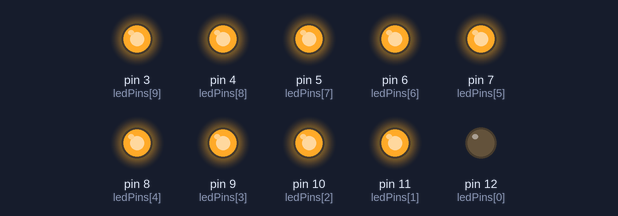
Simulated run of this sketch. Board: Arduino Uno, built with avr-gcc and run on an emulated ATmega328P. Shown: output pins drawn as LEDs (lit = HIGH). Random numbers use the default seed unless the sketch sets one.

Above: at 0.05 s.
At 0.65 s:
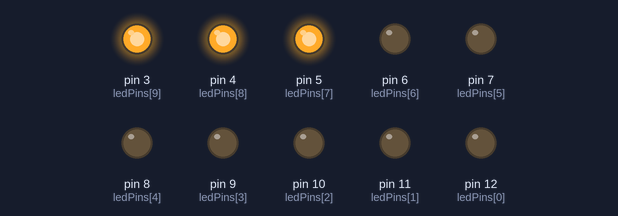
At 1.15 s:
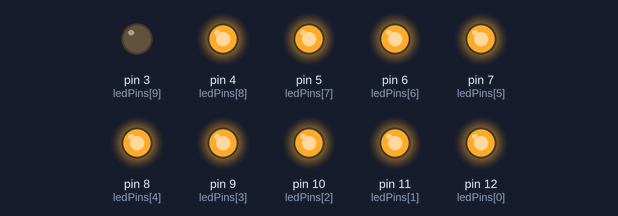
At 2.35 s:
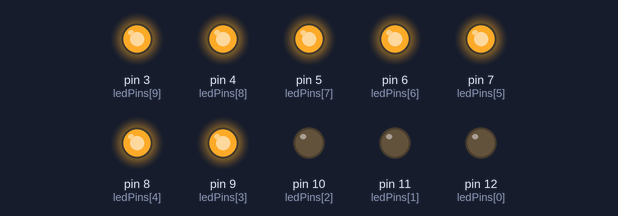
At 3.55 s:
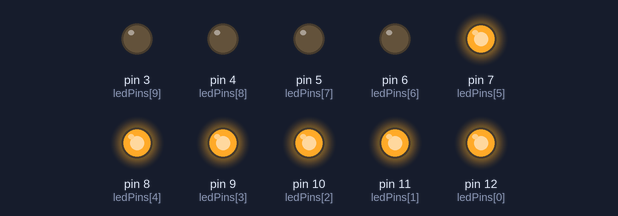
At 4.75 s:
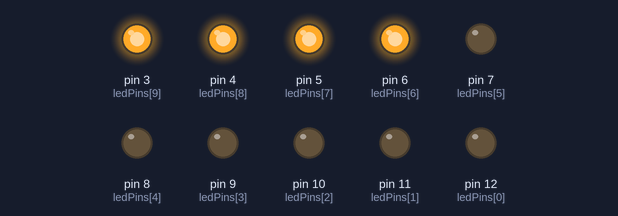
Timing chart, 0 to 5.0 s (numbered marks = the images above):
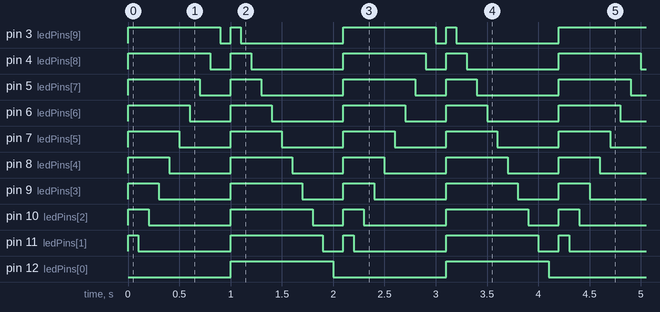

Measured:
- by itself, pin 3 (ledPins[9]): repeats every 2.1 s: HIGH 0.10 s, LOW 1.0 s, HIGH 0.90 s, LOW 0.10 s
- by itself, pin 4 (ledPins[8]): repeats every 2.1 s: HIGH 0.20 s, LOW 0.90 s, HIGH 0.80 s, LOW 0.20 s
- by itself, pin 5 (ledPins[7]): repeats every 2.1 s: HIGH 0.30 s, LOW 0.80 s, HIGH 0.70 s, LOW 0.30 s
- by itself, pin 6 (ledPins[6]): repeats every 2.1 s: HIGH 0.40 s, LOW 0.70 s, HIGH 0.60 s, LOW 0.40 s
- by itself, pin 7 (ledPins[5]): alternates HIGH for 0.50 s and LOW for 0.55 s
- by itself, pin 8 (ledPins[4]): repeats every 2.1 s: HIGH 0.60 s, LOW 0.50 s, HIGH 0.40 s, LOW 0.60 s
- by itself, pin 9 (ledPins[3]): repeats every 2.1 s: HIGH 0.70 s, LOW 0.40 s, HIGH 0.30 s, LOW 0.70 s
- by itself, pin 10 (ledPins[2]): repeats every 2.1 s: HIGH 0.80 s, LOW 0.30 s, HIGH 0.20 s, LOW 0.80 s

The sketch:

LED_PATTERNS.ino
```cpp
//defined led pins
int ledPins[] = { 12, 11, 10, 9, 8, 7, 6, 5, 4, 3 };
int ledCount = 10;
//Turn led off
void turnLedOff() {
  for (int i = 0; i < ledCount; i++)
    digitalWrite(ledPins[i], HIGH);
}

//Patterns
//Pattern 1 Chase led from left to right then viceversa
//this pattern can also be called ping pong
 void Chase() {
   //loop creatse trail from left to right
  for (int i = 0; i < ledCount; i++) {
   //turn the prev  led  off
     turnLedOff();
     //turn the current led on
  digitalWrite(ledPins[i], LOW);
     //Delay so the effect is visible
     delay(100);
   }
   delay(100);
   //loop creates trail from right to left(fliipinf thew loop)
   for (int i = ledCount-1; i >=0; i--) {
     //turn the prev  led  off
     turnLedOff();
     //turn the current led on
     digitalWrite(ledPins[i], LOW);
     delay(100);
   }
 }///

//Pattern 2 : Fill led from left to right and vice versa
// we modifed chase to not turn off the leds and thus got fill effect
 void Fill(){
   for (int i = 0; i < ledCount; i++) {

     //turn the current led on
     digitalWrite(ledPins[i], LOW);
     //Delay so the effect is visible
     delay(100);
   }
   turnLedOff();
   delay(100);
   //loop creates trail from right to left(fliipinf thew loop)
   for (int i = ledCount-1; i >=0; i--) {
     //turn the current led on
     digitalWrite(ledPins[i], LOW);
       delay(100);
   }
   //reset after loop
    turnLedOff();
 }


//Pattern 3: Twinkle. We will use random funtion to turn on random leds
void Twinkle(){
while(true){
  //turn prev led off
  turnLedOff();
  //choose a random led number
  int randomLed = random(ledCount);
  //turn it on
  digitalWrite(randomLed,LOW);
  //wait 200ms
  delay(200);
}
}


void setup() {
  //First create pins
  for (int i = 0; i < ledCount; i++)
    pinMode(ledPins[i], OUTPUT);
  //turn of led
  turnLedOff();
}

void loop() {
Fill();
}
```
